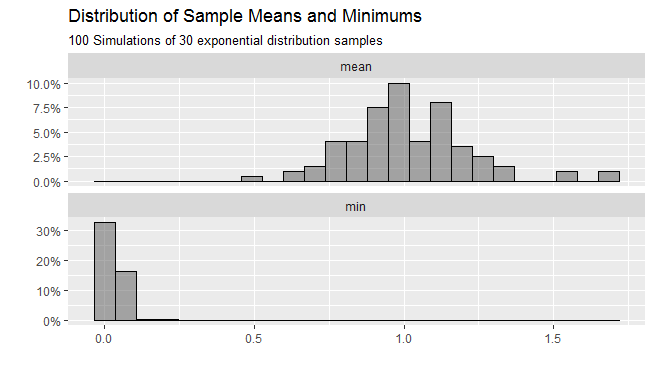

The script that drew this image:
# set up containers for means and mins
samp_mean <- numeric(0)
samp_min  <- numeric(0)

# generate 100 simulations
for (i in 1:100) {
  # sample the exponential distribtion 30 times
  samp_results <- rexp(30)
  # store mean and minimum results
  samp_mean <- c(samp_mean, mean(samp_results))
  samp_min  <- c(samp_min, min(samp_results))
}

# store results and tidy data for neater plotting
samp <- data.frame(mean = samp_mean, min = samp_min)
library(tidyr)
samp <- samp %>% gather(measure, value)

#plot results
library(ggplot2)
library(scales)
ggplot(samp, aes(x = value, y = (..count..) / sum(..count..))) + 
  geom_histogram(bins = 25, alpha = 0.5, col = 'black') + 
  facet_wrap(~measure, ncol = 1, scales = "free_y") + 
  scale_y_continuous('', labels = percent) + scale_x_continuous('') +
  labs(title = 'Distribution of Sample Means and Minimums',
       subtitle = '100 Simulations of 30 exponential distribution samples')
